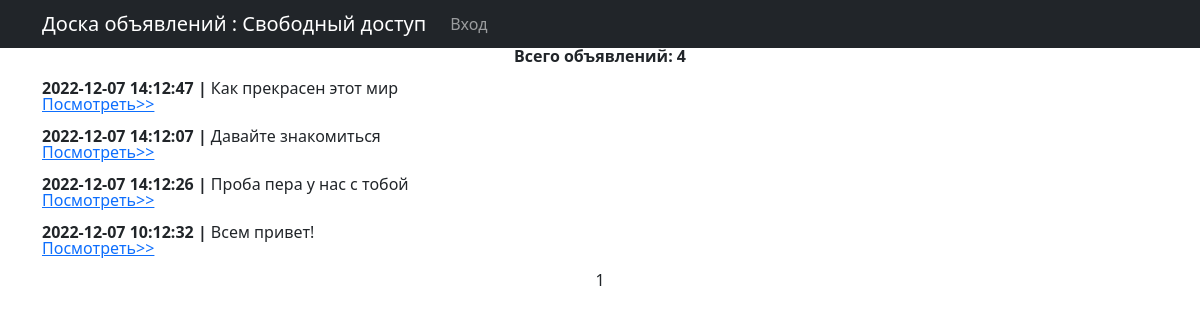
The page / on the database its author committed.
### docs_work/models.py (models this page shows, shortened)
class Post(models.Model):
    time_in = models.DateTimeField(auto_now_add = True)
    user    = models.ForeignKey(User, on_delete = models.CASCADE, blank=True, null=True)
    title   = models.CharField(max_length = 255)
    body    = RichTextUploadingField(blank=True)
    category = models.ManyToManyField(Category, through = 'PostCategory')

### docs_free/views.py (the view)
# urls.py: path('',          PostListView.as_view(),   name='post_list'),
class PostListView(ListView):
    model = Post
    ordering = '-time_in'
    template_name = 'docs_free/post_list.html'
    context_object_name = 'post_list'
    paginate_by = 5

### templates/docs_free/post_list.html (shortened to what this page needs)
{% extends 'docs_free/flatpages/default.html' %}
{% block title %}
   <b>Всего объявлений: {{ post_list|length }} </b><br><br>
{% endblock title %}
{% block content %}
   {% for post in post_list %}
     <div align="left">
     <b> {{ post.time_in|date:'Y-m-d  H:m:s' }} | </b> {{ post.title }}<br>
     <a href='{{post.pk}}'> Посмотреть>></a>
     </div><br>
   {% endfor %}
   {{ page_obj.number }}
{% endblock content %}

### templates/docs_free/post_list.html (style rules this page uses)
div { line-height: 1; }

### rows shown on the page
Post: time_in "2022-12-07 14:12:47", title "Как прекрасен этот мир"
Post: time_in "2022-12-07 14:12:07", title "Давайте знакомиться"
Post: time_in "2022-12-07 14:12:26", title "Проба пера у нас с тобой"
Post: time_in "2022-12-07 10:12:32", title "Всем привет!"

### other values the page prints
{{ post_list|length }} "4"
{{ page_obj.number }} "1"
